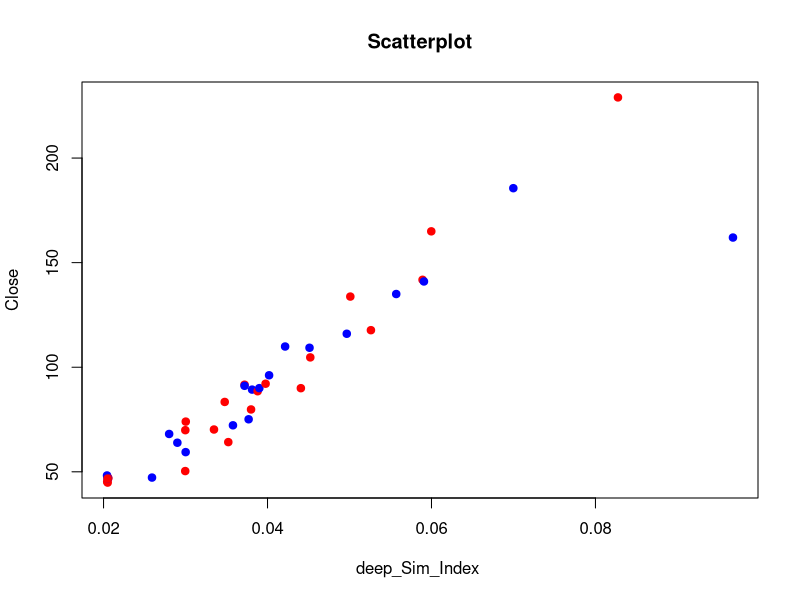
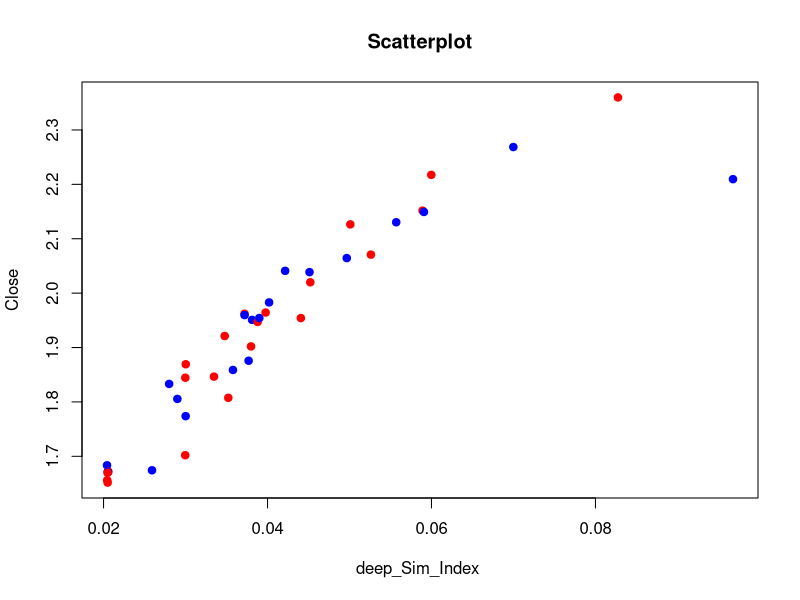
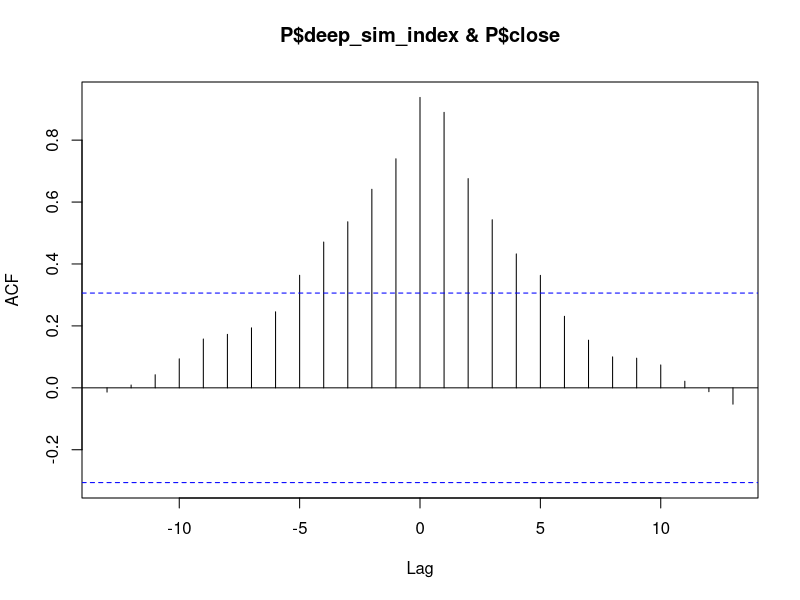
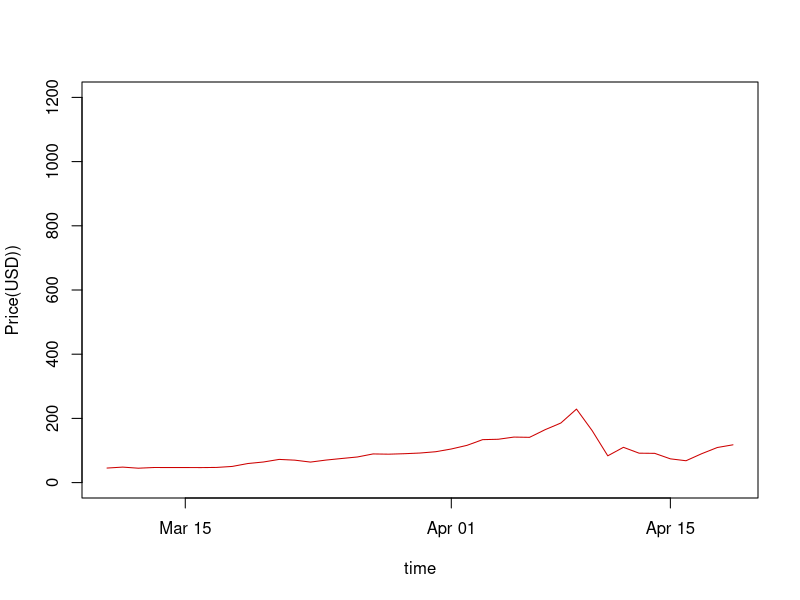

The R script that drew these images, in order: (Note: this script raises an error after producing the figures.)
## Deep kernels similariry Index and price correlation

# Setting working dir
getwd()
setwd("/home/pankaj/MasterThesis")

#remove all the variables from the workspace
rm(list = ls())

library(ggplot2)
library(reshape)


# read data
P=read.csv(file="./data/btc_usd/daily_price_march_april.csv",head=TRUE,sep=",")

colnames(P) <- tolower(colnames(P))

P$time <- as.Date( as.character( P$time ) )
names(P)
P

cor(P$close,P$deep_sim_index)

# Scatterplot between two varibales
plot(P$deep_sim_index,P$close, main="Scatterplot", xlab="deep_Sim_Index ", ylab="Close", col=c("red","blue"),pch=19)

# Scatterplot between two varibales
plot(P$deep_sim_index,P$log_close, main="Scatterplot", xlab="deep_Sim_Index ", ylab="Close", col=c("red","blue"),pch=19)
#
ccf(P$deep_sim_index,P$close)



# Get into dataframe for ggplot
DF = data.frame(P)

str(DF)

# Plot the time series of market price

with(DF, plot(time, close, type="l", col="red3", 
              ylab="Price(USD))",
              ylim=c(0,1200)))

# Plot daily transcations

with(DF, plot(time, daily_transcations, type="l", col="red3", 
              ylab="Transcations",
              ylim=c(0,250000)))



#Plot tow graphs in same plot.


par(mar = c(5,5,2,5))

with(DF, plot(time, close, type="l", col="red3", 
             ylab="Price",
             ylim=c(0,250)))

par(new = T)
with(DF, plot(time, deep_sim_index, type="l", col= "blue", ylim=c(0, 0.1),axes=F, xlab=NA, ylab=NA, cex=1.2))
axis(side = 4)
mtext(side = 4, line = 3, 'Deep Similarity Index')
legend("topleft",
       legend=c("Price (USD)", "Deep Similarity Metric"),
       lty=c(2,1), col=c("red3", "blue"))
